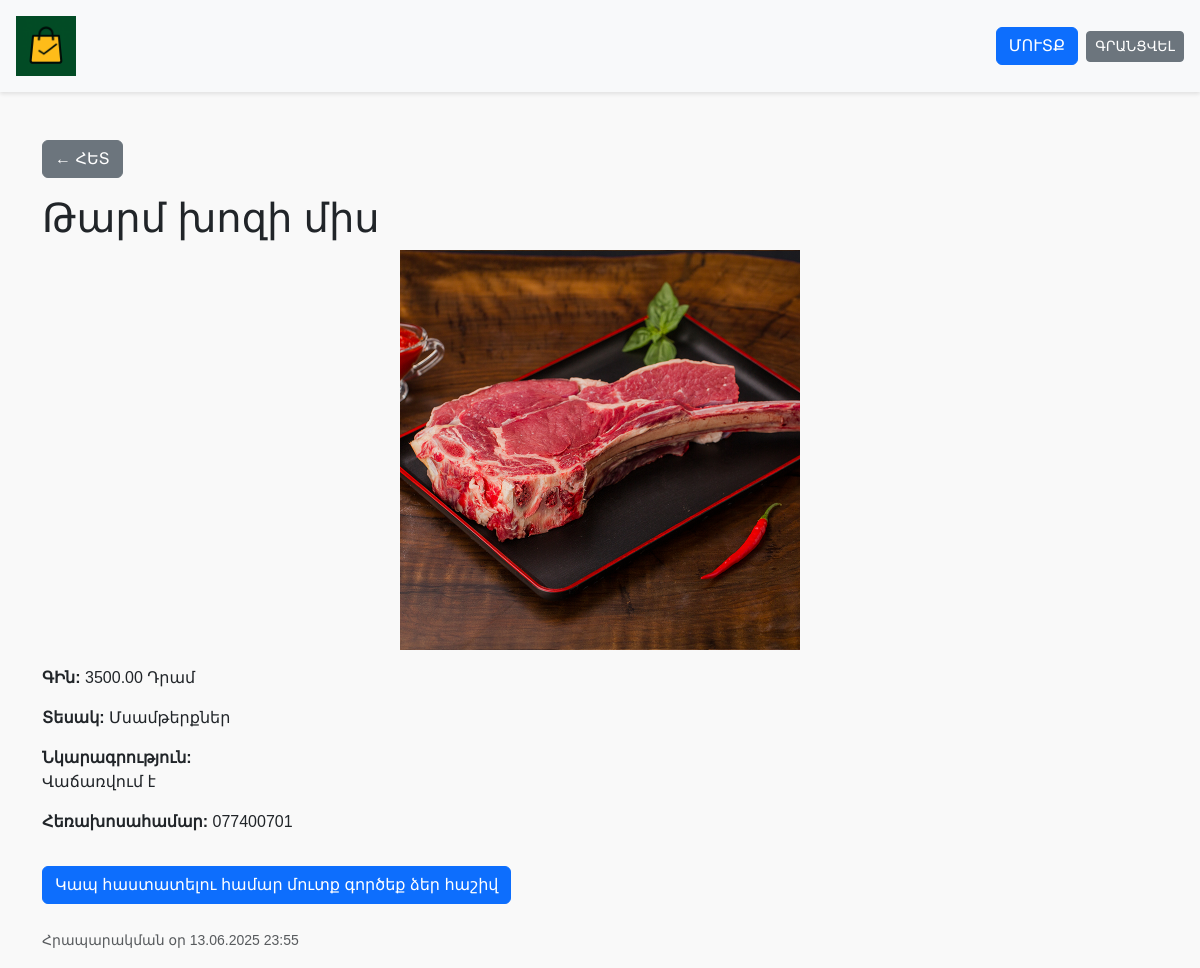
/listing/2/, run on the app's committed database.
### listings/models.py (models this page shows, shortened)
class Listing(models.Model):
    title = models.CharField(max_length=200)
    description = models.TextField()
    price = models.DecimalField(max_digits=10, decimal_places=2)
    image = models.ImageField(upload_to='listings/', blank=True, null=True)
    category = models.ForeignKey(Category, on_delete=models.CASCADE)
    contact_phone = models.CharField(max_length=20)
    created_at = models.DateTimeField(auto_now_add=True)
    user = models.ForeignKey(User, on_delete=models.CASCADE)

class Category(models.Model):
    name = models.CharField(max_length=100)
    slug = models.SlugField(unique=True)
    icon = models.ImageField(upload_to='category_icons/', blank=True, null=True)

### listings/views.py (the view)
# urls.py: path('listing/<int:listing_id>/', views.listing_detail, name='listing_detail'),
def listing_detail(request, listing_id):
    listing = get_object_or_404(Listing, id=listing_id)
    return render(request, 'listings/detail.html', {'listing': listing})

### listings/templates/listings/detail.html (shortened to what this page needs)
<!DOCTYPE html>
{% load static %}
<html lang="hy">
<head>
  <link href="https://cdn.jsdelivr.net/npm/bootstrap@5.3.0/dist/css/bootstrap.min.css" rel="stylesheet" />
  <link rel="stylesheet" href="{% static 'css/style.css' %}" />
</head>
<body>
  <header class="d-flex justify-content-between align-items-center flex-wrap p-3 bg-light">
    <div class="mb-2 mb-md-0">
      <a href="{% url 'home' %}">
        <img src="{% static 'css/logo.png' %}" alt="Logo" style="height: 60px;" />
      </a>
    </div>
    <div class="d-flex align-items-center flex-wrap gap-2">
      {% if user.is_authenticated %}
        <span class="me-2">Ողջույն՝ {{ user.username }}!</span>
        <form method="post" action="{% url 'logout' %}" style="display: inline;">
          {% csrf_token %}
          <button type="submit" class="btn btn-outline-secondary btn-sm">ԵԼՔ</button>
        </form>
        <a href="{% url 'add_listing' %}" class="btn btn-success btn-sm ms-2">Տեղադրել Հայտարարություն</a>
      {% else %}
        <a href="{% url 'login' %}" class="btn btn-primary">ՄՈՒՏՔ</a>
        <a href="{% url 'register' %}" class="btn btn-secondary btn-sm">ԳՐԱՆՑՎԵԼ</a>
      {% endif %}
    </div>
  </header>
  <main class="container mt-5">
    <a href="{% url 'home' %}" class="btn btn-secondary mb-3">← ՀԵՏ</a>
    <h1>{{ listing.title }}</h1>
    {% if listing.image %}
      <img src="{{ listing.image.url }}" alt="{{ listing.title }}" class="listing-image mb-3" />
    {% endif %}
    <p><strong>ԳԻն:</strong> {{ listing.price }} Դրամ</p>
    <p><strong>Տեսակ:</strong> {{ listing.category.name }}</p>
    <p><strong>Նկարագրություն:</strong><br>{{ listing.description }}</p>
    <p><strong>Հեռախոսահամար:</strong> {{ listing.contact_phone }}</p>
    {% if user.is_authenticated %}
      {% if user != listing.user %}
        <a href="{% url 'conversation_detail' listing.user.id %}?listing_id={{ listing.id }}" class="btn btn-primary mt-3">
          Կապ վաճառողի հետ
        </a>
      {% endif %}
    {% else %}
      <a href="{% url 'login' %}" class="btn btn-primary mt-3">
        Կապ հաստատելու համար մուտք գործեք ձեր հաշիվ
      </a>
    {% endif %}
    <p class="mt-4"><small class="text-muted">Հրապարակման օր {{ listing.created_at|date:"d.m.Y H:i" }}</small></p>
  </main>
</body>
</html>

### listings/static/css/style.css (style rules this page uses)
body { font-family: Arial, sans-serif; background-color: #f9f9f9; margin: 0; padding: 0; overflow-x: hidden; }
header { background-color: #ffffff; box-shadow: 0 2px 4px rgba(0, 0, 0, 0.1); }
a { text-decoration: none; color: inherit; }

### listings/templates/listings/detail.html (style rules this page uses)
img.listing-image { max-height: 400px; object-fit: contain; width: 100%; border-radius: 10px; }

### data on the page
Listing: title "Թարմ խոզի միս", image (picture), price "3500.00", category.name "Մսամթերքներ", description "Վաճառվում է", contact_phone "077400701", created_at "13.06.2025 23:55"
